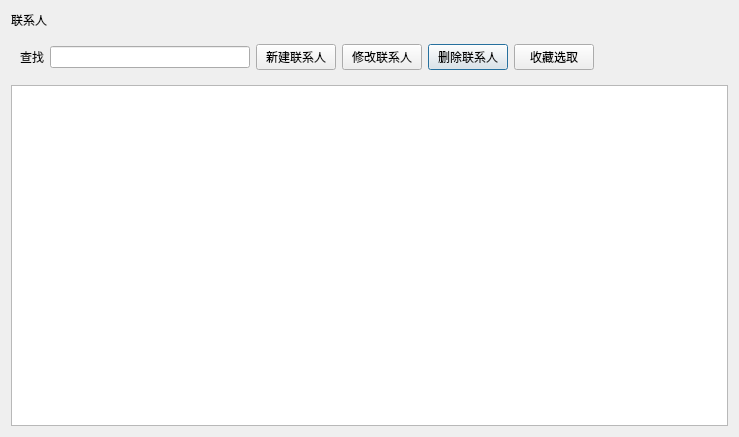
<?xml version="1.0" encoding="UTF-8"?>
<ui version="4.0">
 <class>Cell_Contacts</class>
 <widget class="QDialog" name="Cell_Contacts">
  <property name="geometry">
   <rect>
    <x>0</x>
    <y>0</y>
    <width>739</width>
    <height>437</height>
   </rect>
  </property>
  <property name="windowTitle">
   <string>Dialog</string>
  </property>
  <layout class="QGridLayout" name="gridLayout_2">
   <item row="0" column="0">
    <widget class="QLabel" name="lb_title">
     <property name="text">
      <string>联系人</string>
     </property>
     <property name="name" stdset="0">
      <string>title</string>
     </property>
    </widget>
   </item>
   <item row="1" column="0">
    <widget class="QWidget" name="widget_2" native="true">
     <layout class="QGridLayout" name="gridLayout">
      <item row="0" column="5">
       <widget class="QPushButton" name="btn_delete">
        <property name="text">
         <string>删除联系人</string>
        </property>
        <property name="name" stdset="0">
         <string>btn</string>
        </property>
       </widget>
      </item>
      <item row="0" column="3">
       <widget class="QPushButton" name="btn_add">
        <property name="text">
         <string>新建联系人</string>
        </property>
        <property name="name" stdset="0">
         <string>btn</string>
        </property>
       </widget>
      </item>
      <item row="0" column="4">
       <widget class="QPushButton" name="btn_update">
        <property name="text">
         <string>修改联系人</string>
        </property>
        <property name="name" stdset="0">
         <string>btn</string>
        </property>
       </widget>
      </item>
      <item row="0" column="1">
       <widget class="QLineEdit" name="le_search">
        <property name="minimumSize">
         <size>
          <width>200</width>
          <height>0</height>
         </size>
        </property>
        <property name="maximumSize">
         <size>
          <width>200</width>
          <height>16777215</height>
         </size>
        </property>
        <property name="name" stdset="0">
         <string>le</string>
        </property>
       </widget>
      </item>
      <item row="0" column="0">
       <widget class="QLabel" name="lb_search">
        <property name="text">
         <string>查找</string>
        </property>
        <property name="name" stdset="0">
         <string>lb</string>
        </property>
       </widget>
      </item>
      <item row="0" column="7">
       <spacer name="horizontalSpacer_2">
        <property name="orientation">
         <enum>Qt::Horizontal</enum>
        </property>
        <property name="sizeHint" stdset="0">
         <size>
          <width>40</width>
          <height>20</height>
         </size>
        </property>
       </spacer>
      </item>
      <item row="0" column="6">
       <widget class="QPushButton" name="btn_star">
        <property name="text">
         <string>收藏选取</string>
        </property>
        <property name="name" stdset="0">
         <string>btn</string>
        </property>
       </widget>
      </item>
     </layout>
    </widget>
   </item>
   <item row="2" column="0">
    <widget class="QTableView" name="tableView"/>
   </item>
  </layout>
 </widget>
 <resources/>
 <connections/>
</ui>
